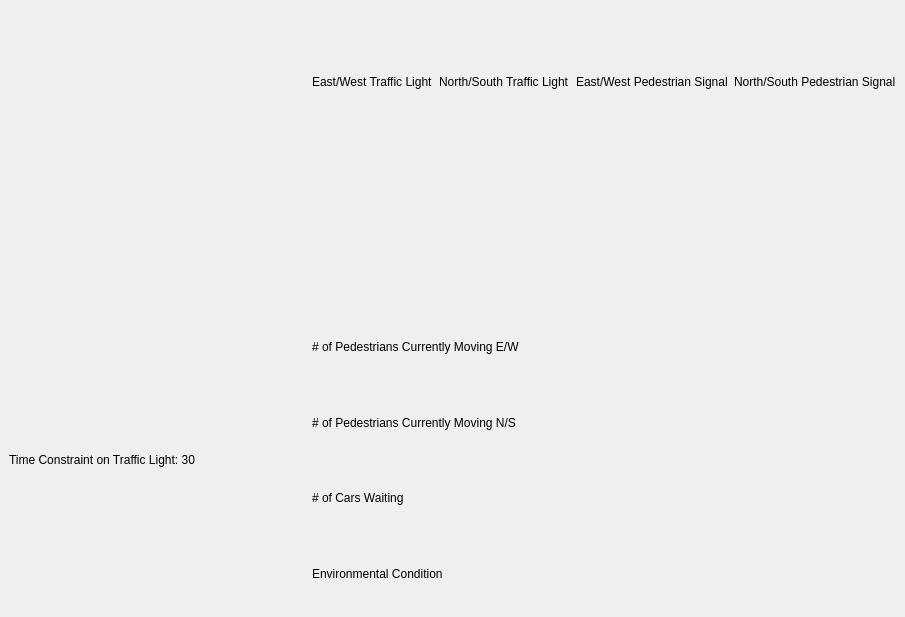
<?xml version="1.0" encoding="UTF-8"?>
<ui version="4.0">
 <class>MainWindow</class>
 <widget class="QMainWindow" name="MainWindow">
  <property name="geometry">
   <rect>
    <x>0</x>
    <y>0</y>
    <width>905</width>
    <height>617</height>
   </rect>
  </property>
  <property name="windowTitle">
   <string>Autobuilder 3.0</string>
  </property>
  <widget class="QWidget" name="centralwidget">
   <layout class="QVBoxLayout" name="verticalLayout">
    <item>
     <widget class="QSplitter" name="views_splitter">
      <property name="orientation">
       <enum>Qt::Horizontal</enum>
      </property>
      <widget class="QWidget" name="horizontalLayoutWidget">
       <layout class="QHBoxLayout" name="Overlay">
        <item>
         <layout class="QVBoxLayout" name="Video">
          <item>
           <widget class="QWidget" name="VideoWidget" native="true"/>
          </item>
          <item>
           <widget class="QLabel" name="TimeConstraintLabel">
            <property name="text">
             <string>Time Constraint on Traffic Light: 30</string>
            </property>
           </widget>
          </item>
         </layout>
        </item>
        <item>
         <layout class="QVBoxLayout" name="TrafficInformationOverlay">
          <item>
           <layout class="QHBoxLayout" name="TrafficLightPedestrian">
            <item>
             <layout class="QVBoxLayout" name="EWtrafficLight">
              <item>
               <widget class="QLabel" name="EWTrafficLightLabel">
                <property name="text">
                 <string>East/West Traffic Light</string>
                </property>
               </widget>
              </item>
              <item>
               <widget class="QWidget" name="TrafficLightEW" native="true"/>
              </item>
             </layout>
            </item>
            <item>
             <layout class="QVBoxLayout" name="NSTrafficLight">
              <item>
               <widget class="QLabel" name="NSTrafficLightLabel">
                <property name="text">
                 <string>North/South Traffic Light</string>
                </property>
               </widget>
              </item>
              <item>
               <widget class="QWidget" name="TrafficLightNS" native="true"/>
              </item>
             </layout>
            </item>
            <item>
             <layout class="QVBoxLayout" name="verticalLayout_2">
              <item>
               <widget class="QLabel" name="EWPedSignalLabel">
                <property name="text">
                 <string>East/West Pedestrian Signal</string>
                </property>
               </widget>
              </item>
              <item>
               <widget class="QWidget" name="PedestrianSignalEW" native="true"/>
              </item>
             </layout>
            </item>
            <item>
             <layout class="QVBoxLayout" name="verticalLayout_3">
              <item>
               <widget class="QLabel" name="NSPedSignalLabel">
                <property name="text">
                 <string>North/South Pedestrian Signal</string>
                </property>
               </widget>
              </item>
              <item>
               <widget class="QWidget" name="PedestrianSIgnalNS" native="true"/>
              </item>
             </layout>
            </item>
           </layout>
          </item>
          <item>
           <layout class="QVBoxLayout" name="TrafficInformationSummary">
            <item>
             <widget class="QLabel" name="NumberofPedestrians">
              <property name="text">
               <string># of Pedestrians Currently Moving E/W</string>
              </property>
             </widget>
            </item>
            <item>
             <widget class="QLabel" name="NumberofPedestrianNS">
              <property name="text">
               <string># of Pedestrians Currently Moving N/S </string>
              </property>
             </widget>
            </item>
            <item>
             <widget class="QLabel" name="NumberPedestrianEW">
              <property name="text">
               <string># of Cars Waiting</string>
              </property>
             </widget>
            </item>
            <item>
             <widget class="QLabel" name="EnviromentalCondition">
              <property name="text">
               <string>Environmental Condition </string>
              </property>
             </widget>
            </item>
           </layout>
          </item>
         </layout>
        </item>
       </layout>
      </widget>
     </widget>
    </item>
   </layout>
  </widget>
  <action name="action_Save">
   <property name="text">
    <string>Save File...</string>
   </property>
  </action>
  <action name="action_Open">
   <property name="text">
    <string>Open File...</string>
   </property>
  </action>
  <action name="action_FloorPlan">
   <property name="text">
    <string>Floor Plan</string>
   </property>
  </action>
  <action name="action_BracingScheme">
   <property name="text">
    <string>Bracing Scheme</string>
   </property>
  </action>
  <action name="action_DesignVariable">
   <property name="text">
    <string>Design Variable</string>
   </property>
  </action>
  <action name="action_AssignVariable">
   <property name="text">
    <string>Assign Variable</string>
   </property>
  </action>
  <action name="action_GenerateTowers">
   <property name="text">
    <string>Generate Towers</string>
   </property>
  </action>
  <action name="action_RunTowers">
   <property name="text">
    <string>Run Towers</string>
   </property>
  </action>
  <action name="action_ProjectSettings">
   <property name="text">
    <string>Project Settings</string>
   </property>
  </action>
  <action name="action_GeneratePanelsFromFloorPlans">
   <property name="text">
    <string>Generate Panels from Floor Plans</string>
   </property>
  </action>
  <action name="action_Panel">
   <property name="text">
    <string>Panel</string>
   </property>
  </action>
  <action name="action_GPFromFloorPlan">
   <property name="text">
    <string>With Floor Plan</string>
   </property>
  </action>
 </widget>
 <resources/>
 <connections/>
</ui>
